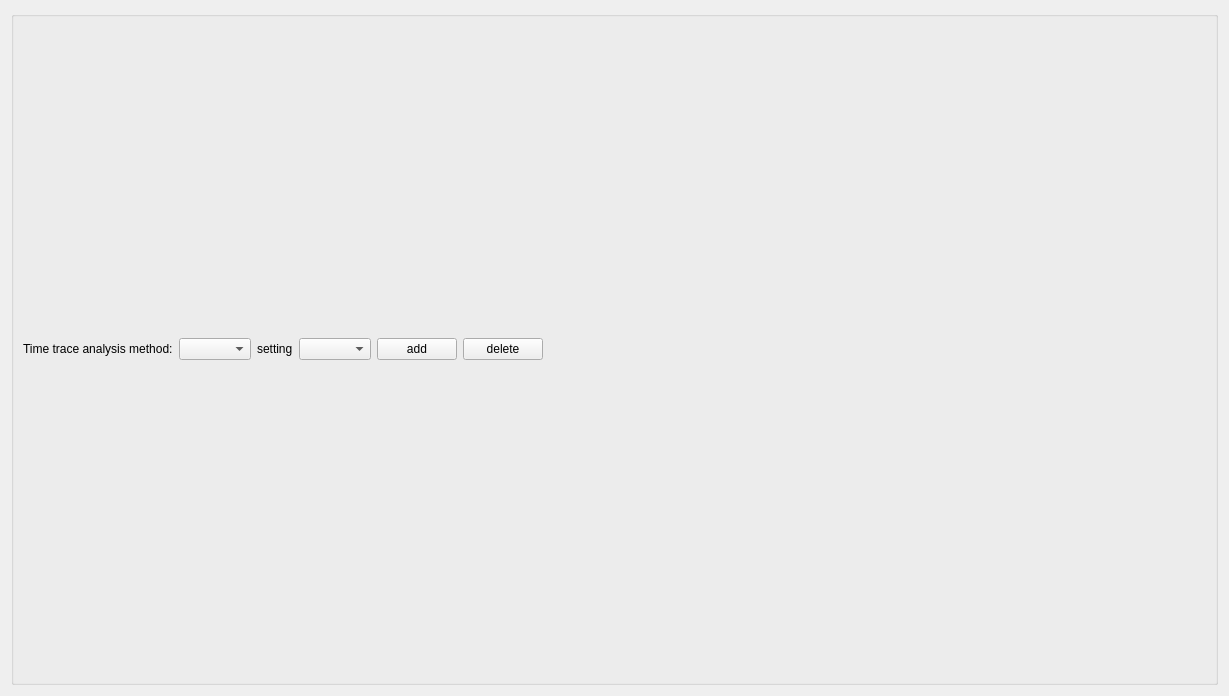
<?xml version="1.0" encoding="UTF-8"?>
<ui version="4.0">
 <class>tta</class>
 <widget class="QWidget" name="tta">
  <property name="geometry">
   <rect>
    <x>0</x>
    <y>0</y>
    <width>1229</width>
    <height>696</height>
   </rect>
  </property>
  <property name="windowTitle">
   <string>Form</string>
  </property>
  <layout class="QVBoxLayout" name="verticalLayout_3" stretch="0">
   <item>
    <widget class="QGroupBox" name="tta_setting_gridGroupBox">
     <layout class="QGridLayout" name="gridLayout_10">
      <item row="0" column="0">
       <layout class="QGridLayout" name="tta_method_gridLayout">
        <item row="0" column="4">
         <widget class="QPushButton" name="tta_setting_add_pushButton">
          <property name="text">
           <string>add</string>
          </property>
         </widget>
        </item>
        <item row="0" column="0">
         <widget class="QLabel" name="tta_method_label">
          <property name="text">
           <string>Time trace analysis method:</string>
          </property>
         </widget>
        </item>
        <item row="0" column="2">
         <widget class="QLabel" name="tta_setting_label">
          <property name="text">
           <string>setting</string>
          </property>
         </widget>
        </item>
        <item row="0" column="6">
         <spacer name="tta_method_horizontalSpacer">
          <property name="orientation">
           <enum>Qt::Horizontal</enum>
          </property>
          <property name="sizeHint" stdset="0">
           <size>
            <width>40</width>
            <height>20</height>
           </size>
          </property>
         </spacer>
        </item>
        <item row="0" column="1">
         <widget class="QComboBox" name="tta_method_comboBox"/>
        </item>
        <item row="0" column="3">
         <widget class="QComboBox" name="tta_setting_comboBox"/>
        </item>
        <item row="0" column="5">
         <widget class="QPushButton" name="tta_setting_delete_pushButton">
          <property name="text">
           <string>delete</string>
          </property>
         </widget>
        </item>
       </layout>
      </item>
      <item row="4" column="0">
       <layout class="QGridLayout" name="tta_settings_gridLayout"/>
      </item>
     </layout>
    </widget>
   </item>
  </layout>
 </widget>
 <resources/>
 <connections/>
</ui>
